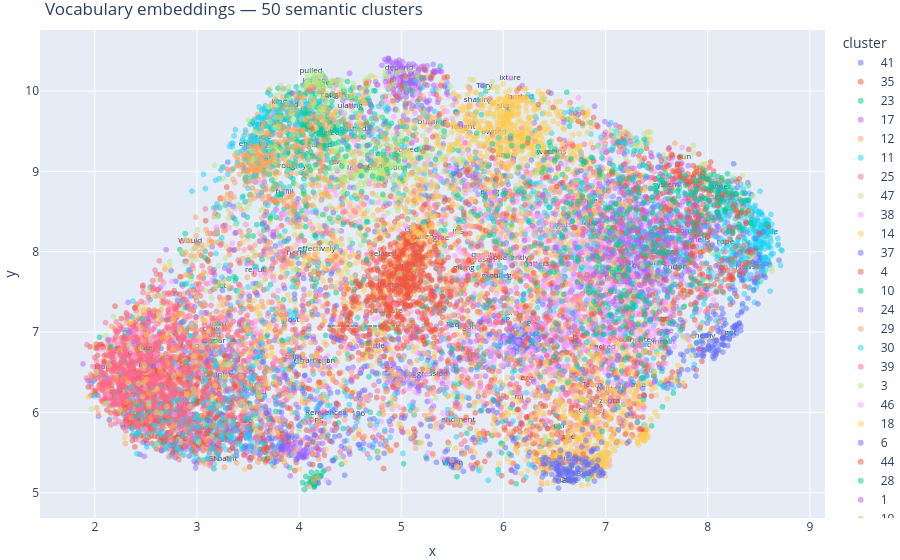

Write notebook code for a chart like this one.
### Code cell
import numpy as np
import pandas as pd
import plotly.graph_objects as go
import plotly.express as px
from sklearn.preprocessing import normalize
from sklearn.decomposition import PCA
from sklearn.cluster import MiniBatchKMeans
from tokenizers import Tokenizer
import umap

from NoTorchAI.Stats.PCA import PCA as MyPCA

# ── 1. Load data ──────────────────────────────────────────────────────────────
embeddings = MyPCA.load_example_embeddings()

tokenizer  = Tokenizer.from_file("env/tokenizer.json")
vocab      = tokenizer.get_vocab()
words      = [w for w, _ in sorted(vocab.items(), key=lambda x: x[1])]
display_words = [w.replace('Ġ', ' ').strip() for w in words]

assert len(words) == len(embeddings), \
    f"Vocab size {len(words)} != embeddings rows {len(embeddings)}"

# ── 2. Normalize ──────────────────────────────────────────────────────────────
normed = normalize(embeddings, norm='l2')

# ── 3. Cluster in high-dim space ──────────────────────────────────────────────
kmeans     = MiniBatchKMeans(n_clusters=70, random_state=42, n_init='auto')
cluster_ids = kmeans.fit_predict(normed)

# ── 4. PCA → UMAP for visualization ──────────────────────────────────────────
pre     = PCA(n_components=100).fit_transform(normed)
reduced = umap.UMAP(
    n_components=2,
    n_neighbors=30,
    min_dist=0.05,
    metric='cosine',
    random_state=42,
    low_memory=True
).fit_transform(pre)

# ── 5. Build dataframe ────────────────────────────────────────────────────────
df = pd.DataFrame({
    'x':       reduced[:, 0],
    'y':       reduced[:, 1],
    'token':   display_words,
    'raw':     words,
    'cluster': cluster_ids.astype(str)
})

# 3 representative labels per cluster
sample = (
    df.groupby('cluster')
      .apply(lambda g: g.sample(min(3, len(g)), random_state=42))
      .reset_index(drop=True)
)

# ── 6. Plot ───────────────────────────────────────────────────────────────────
fig = px.scatter(
    df, x='x', y='y',
    color='cluster',
    hover_data={'token': True, 'cluster': True, 'x': False, 'y': False},
    opacity=0.5,
)

fig.add_trace(go.Scatter(
    x=sample['x'],
    y=sample['y'],
    mode='text',
    text=sample['token'],
    textfont=dict(size=8),
    showlegend=False,
))

fig.update_layout(
    margin=dict(l=0, r=0, t=30, b=0),
    title='Vocabulary embeddings — 50 semantic clusters'
)
fig.show()

### Figure 1 — Plotly figure (JSON) as saved in the notebook; plotly's stock layout.template omitted (floating-point values rounded to 4 significant figures; data arrays with more than 128 entries replaced by an {"elided": "..."} marker saying what was removed)
{"data": [{"customdata": {"elided": "482x2 str values"}, "hovertemplate": "cluster=%{customdata[1]}<br>token=%{customdata[0]}<extra></extra>", "legendgroup": "41", "marker": {"color": "#636efa", "opacity": 0.5, "symbol": "circle"}, "mode": "markers", "name": "41", "showlegend": true, "type": "scattergl", "x": {"elided": "482 float values"}, "xaxis": "x", "y": {"elided": "482 float values"}, "yaxis": "y"}, {"customdata": {"elided": "589x2 str values"}, "hovertemplate": "cluster=%{customdata[1]}<br>token=%{customdata[0]}<extra></extra>", "legendgroup": "35", "marker": {"color": "#EF553B", "opacity": 0.5, "symbol": "circle"}, "mode": "markers", "name": "35", "showlegend": true, "type": "scattergl", "x": {"elided": "589 float values"}, "xaxis": "x", "y": {"elided": "589 float values"}, "yaxis": "y"}, {"customdata": {"elided": "180x2 str values"}, "hovertemplate": "cluster=%{customdata[1]}<br>token=%{customdata[0]}<extra></extra>", "legendgroup": "23", "marker": {"color": "#00cc96", "opacity": 0.5, "symbol": "circle"}, "mode": "markers", "name": "23", "showlegend": true, "type": "scattergl", "x": {"elided": "180 float values"}, "xaxis": "x", "y": {"elided": "180 float values"}, "yaxis": "y"}, {"customdata": {"elided": "343x2 str values"}, "hovertemplate": "cluster=%{customdata[1]}<br>token=%{customdata[0]}<extra></extra>", "legendgroup": "17", "marker": {"color": "#ab63fa", "opacity": 0.5, "symbol": "circle"}, "mode": "markers", "name": "17", "showlegend": true, "type": "scattergl", "x": {"elided": "343 float values"}, "xaxis": "x", "y": {"elided": "343 float values"}, "yaxis": "y"}, {"customdata": {"elided": "94x2 str values"}, "hovertemplate": "cluster=%{customdata[1]}<br>token=%{customdata[0]}<extra></extra>", "legendgroup": "12", "marker": {"color": "#FFA15A", "opacity": 0.5, "symbol": "circle"}, "mode": "markers", "name": "12", "showlegend": true, "type": "scattergl", "x": [4.0, 2.574, 2.37, 3.835, 4.192, 3.965, 3.316, 3.857, 2.196, 3.537, 2.854, 3.966, 3.566, 2.086, 3.807, 3.872, 2.23, 3.752, 3.258, 2.135, 2.32, 3.445, 2.79, 3.659, 3.074, 3.465, 2.932, 2.831, 3.865, 2.517, 3.593, 3.039, 2.339, 4.78, 6.386, 2.172, 3.27, 2.797, 2.747, 3.502, 3.138, 3.813, 3.157, 3.674, 2.857, 3.432, 2.579, 2.404, 2.593, 2.299, 2.787, 2.364, 3.016, 2.649, 3.726, 4.193, 2.894, 2.435, 3.861, 2.739, 2.155, 3.218, 2.849, 3.529, 3.786, 5.99, 2.839, 2.695, 2.984, 2.163, 3.365, 2.807, 2.496, 2.988, 3.157, 3.373, 3.558, 3.709, 2.256, 2.26, 2.964, 3.497, 4.446, 4.623, 2.802, 3.321, 3.793, 2.877, 4.362, 4.022, 2.551, 3.93, 4.825, 2.636], "xaxis": "x", "y": [5.666, 6.19, 6.204, 6.836, 5.419, 5.542, 7.965, 5.375, 7.051, 8.022, 5.685, 5.375, 8.081, 6.489, 5.438, 5.481, 6.234, 5.327, 7.34, 6.365, 6.49, 7.913, 6.007, 5.983, 6.956, 6.286, 5.848, 6.233, 7.229, 6.45, 6.397, 6.421, 6.611, 8.25, 7.878, 6.384, 6.26, 7.006, 7.153, 6.777, 7.044, 5.891, 5.582, 5.375, 6.702, 7.343, 7.184, 6.028, 5.921, 6.404, 5.803, 6.969, 7.501, 7.276, 5.833, 5.891, 7.715, 7.043, 6.669, 7.474, 6.849, 6.801, 7.69, 5.536, 5.773, 7.533, 7.022, 6.314, 7.128, 7.071, 6.535, 7.326, 7.082, 6.796, 7.143, 5.542, 5.687, 5.914, 6.801, 6.622, 5.641, 7.065, 5.91, 6.077, 7.28, 7.036, 5.78, 7.344, 6.983, 6.363, 5.796, 5.997, 5.98, 7.233], "yaxis": "y"}, {"customdata": {"elided": "528x2 str values"}, "hovertemplate": "cluster=%{customdata[1]}<br>token=%{customdata[0]}<extra></extra>", "legendgroup": "11", "marker": {"color": "#19d3f3", "opacity": 0.5, "symbol": "circle"}, "mode": "markers", "name": "11", "showlegend": true, "type": "scattergl", "x": {"elided": "528 float values"}, "xaxis": "x", "y": {"elided": "528 float values"}, "yaxis": "y"}, {"customdata": {"elided": "424x2 str values"}, "hovertemplate": "cluster=%{customdata[1]}<br>token=%{customdata[0]}<extra></extra>", "legendgroup": "25", "marker": {"color": "#FF6692", "opacity": 0.5, "symbol": "circle"}, "mode": "markers", "name": "25", "showlegend": true, "type": "scattergl", "x": {"elided": "424 float values"}, "xaxis": "x", "y": {"elided": "424 float values"}, "yaxis": "y"}, {"customdata": {"elided": "508x2 str values"}, "hovertemplate": "cluster=%{customdata[1]}<br>token=%{customdata[0]}<extra></extra>", "legendgroup": "47", "marker": {"color": "#B6E880", "opacity": 0.5, "symbol": "circle"}, "mode": "markers", "name": "47", "showlegend": true, "type": "scattergl", "x": {"elided": "508 float values"}, "xaxis": "x", "y": {"elided": "508 float values"}, "yaxis": "y"}, {"customdata": {"elided": "807x2 str values"}, "hovertemplate": "cluster=%{customdata[1]}<br>token=%{customdata[0]}<extra></extra>", "legendgroup": "38", "marker": {"color": "#FF97FF", "opacity": 0.5, "symbol": "circle"}, "mode": "markers", "name": "38", "showlegend": true, "type": "scattergl", "x": {"elided": "807 float values"}, "xaxis": "x", "y": {"elided": "807 float values"}, "yaxis": "y"}, {"customdata": {"elided": "484x2 str values"}, "hovertemplate": "cluster=%{customdata[1]}<br>token=%{customdata[0]}<extra></extra>", "legendgroup": "14", "marker": {"color": "#FECB52", "opacity": 0.5, "symbol": "circle"}, "mode": "markers", "name": "14", "showlegend": true, "type": "scattergl", "x": {"elided": "484 float values"}, "xaxis": "x", "y": {"elided": "484 float values"}, "yaxis": "y"}, {"customdata": {"elided": "498x2 str values"}, "hovertemplate": "cluster=%{customdata[1]}<br>token=%{customdata[0]}<extra></extra>", "legendgroup": "37", "marker": {"color": "#636efa", "opacity": 0.5, "symbol": "circle"}, "mode": "markers", "name": "37", "showlegend": true, "type": "scattergl", "x": {"elided": "498 float values"}, "xaxis": "x", "y": {"elided": "498 float values"}, "yaxis": "y"}, {"customdata": {"elided": "912x2 str values"}, "hovertemplate": "cluster=%{customdata[1]}<br>token=%{customdata[0]}<extra></extra>", "legendgroup": "4", "marker": {"color": "#EF553B", "opacity": 0.5, "symbol": "circle"}, "mode": "markers", "name": "4", "showlegend": true, "type": "scattergl", "x": {"elided": "912 float values"}, "xaxis": "x", "y": {"elided": "912 float values"}, "yaxis": "y"}, {"customdata": {"elided": "189x2 str values"}, "hovertemplate": "cluster=%{customdata[1]}<br>token=%{customdata[0]}<extra></extra>", "legendgroup": "10", "marker": {"color": "#00cc96", "opacity": 0.5, "symbol": "circle"}, "mode": "markers", "name": "10", "showlegend": true, "type": "scattergl", "x": {"elided": "189 float values"}, "xaxis": "x", "y": {"elided": "189 float values"}, "yaxis": "y"}, {"customdata": {"elided": "67x2 str values"}, "hovertemplate": "cluster=%{customdata[1]}<br>token=%{customdata[0]}<extra></extra>", "legendgroup": "24", "marker": {"color": "#ab63fa", "opacity": 0.5, "symbol": "circle"}, "mode": "markers", "name": "24", "showlegend": true, "type": "scattergl", "x": [4.187, 3.432, 3.578, 2.627, 2.838, 4.234, 3.98, 3.274, 3.551, 3.417, 2.848, 2.622, 2.036, 2.25, 4.515, 2.993, 3.176, 2.784, 3.998, 5.12, 3.656, 3.416, 2.435, 2.899, 3.597, 2.974, 2.24, 3.649, 2.854, 4.521, 2.359, 2.907, 3.331, 2.822, 2.433, 4.237, 2.062, 3.576, 2.967, 2.423, 3.287, 2.834, 2.787, 3.302, 2.225, 2.772, 4.366, 3.154, 3.487, 2.946, 3.141, 4.325, 2.11, 3.496, 3.368, 2.616, 2.729, 2.89, 3.224, 3.371, 3.849, 2.956, 4.69, 4.793, 2.642, 2.4, 2.768], "xaxis": "x", "y": [5.121, 6.088, 7.603, 6.607, 6.083, 6.481, 8.61, 6.183, 6.029, 7.089, 6.072, 6.618, 5.952, 6.505, 6.382, 6.216, 6.462, 5.614, 6.944, 8.332, 5.669, 5.639, 6.33, 6.106, 6.204, 5.797, 6.293, 6.633, 5.733, 7.431, 6.69, 7.315, 6.702, 6.908, 6.187, 5.53, 6.561, 5.674, 5.967, 6.873, 5.819, 6.111, 5.988, 7.213, 7.0, 6.998, 5.804, 5.652, 5.505, 7.107, 6.271, 5.78, 6.109, 6.223, 5.767, 5.969, 7.162, 5.538, 6.761, 6.559, 6.094, 6.643, 6.789, 5.606, 7.555, 5.669, 7.03], "yaxis": "y"}, {"customdata": {"elided": "483x2 str values"}, "hovertemplate": "cluster=%{customdata[1]}<br>token=%{customdata[0]}<extra></extra>", "legendgroup": "29", "marker": {"color": "#FFA15A", "opacity": 0.5, "symbol": "circle"}, "mode": "markers", "name": "29", "showlegend": true, "type": "scattergl", "x": {"elided": "483 float values"}, "xaxis": "x", "y": {"elided": "483 float values"}, "yaxis": "y"}, {"customdata": {"elided": "391x2 str values"}, "hovertemplate": "cluster=%{customdata[1]}<br>token=%{customdata[0]}<extra></extra>", "legendgroup": "30", "marker": {"color": "#19d3f3", "opacity": 0.5, "symbol": "circle"}, "mode": "markers", "name": "30", "showlegend": true, "type": "scattergl", "x": {"elided": "391 float values"}, "xaxis": "x", "y": {"elided": "391 float values"}, "yaxis": "y"}, {"customdata": {"elided": "707x2 str values"}, "hovertemplate": "cluster=%{customdata[1]}<br>token=%{customdata[0]}<extra></extra>", "legendgroup": "39", "marker": {"color": "#FF6692", "opacity": 0.5, "symbol": "circle"}, "mode": "markers", "name": "39", "showlegend": true, "type": "scattergl", "x": {"elided": "707 float values"}, "xaxis": "x", "y": {"elided": "707 float values"}, "yaxis": "y"}, {"customdata": [["X", "3"], ["pp", "3"], ["ele", "3"], ["30", "3"], ["phen", "3"], ["Organ", "3"], ["py", "3"], ["wig", "3"]], "hovertemplate": "cluster=%{customdata[1]}<br>token=%{customdata[0]}<extra></extra>", "legendgroup": "3", "marker": {"color": "#B6E880", "opacity": 0.5, "symbol": "circle"}, "mode": "markers", "name": "3", "showlegend": true, "type": "scattergl", "x": [3.433, 2.977, 2.335, 4.895, 2.771, 4.242, 2.648, 2.451], "xaxis": "x", "y": [6.555, 6.83, 6.821, 6.425, 6.447, 6.646, 5.988, 7.055], "yaxis": "y"}, {"customdata": {"elided": "373x2 str values"}, "hovertemplate": "cluster=%{customdata[1]}<br>token=%{customdata[0]}<extra></extra>", "legendgroup": "46", "marker": {"color": "#FF97FF", "opacity": 0.5, "symbol": "circle"}, "mode": "markers", "name": "46", "showlegend": true, "type": "scattergl", "x": {"elided": "373 float values"}, "xaxis": "x", "y": {"elided": "373 float values"}, "yaxis": "y"}, {"customdata": {"elided": "332x2 str values"}, "hovertemplate": "cluster=%{customdata[1]}<br>token=%{customdata[0]}<extra></extra>", "legendgroup": "18", "marker": {"color": "#FECB52", "opacity": 0.5, "symbol": "circle"}, "mode": "markers", "name": "18", "showlegend": true, "type": "scattergl", "x": {"elided": "332 float values"}, "xaxis": "x", "y": {"elided": "332 float values"}, "yaxis": "y"}, {"customdata": {"elided": "74x2 str values"}, "hovertemplate": "cluster=%{customdata[1]}<br>token=%{customdata[0]}<extra></extra>", "legendgroup": "6", "marker": {"color": "#636efa", "opacity": 0.5, "symbol": "circle"}, "mode": "markers", "name": "6", "showlegend": true, "type": "scattergl", "x": [6.691, 3.79, 5.002, 5.395, 6.638, 5.028, 3.516, 3.106, 7.778, 6.297, 3.987, 7.059, 4.094, 4.598, 8.079, 3.686, 3.685, 8.388, 7.68, 5.746, 7.105, 8.218, 6.076, 7.044, 7.264, 7.158, 7.405, 5.131, 6.021, 6.547, 7.981, 6.765, 7.707, 7.646, 3.893, 3.749, 3.952, 3.75, 7.434, 4.605, 5.555, 7.33, 6.841, 5.402, 5.592, 7.104, 6.36, 6.572, 6.983, 7.103, 7.135, 6.182, 7.289, 5.698, 6.537, 7.609, 7.022, 4.364, 7.306, 4.732, 5.545, 7.27, 6.311, 6.883, 7.535, 3.314, 7.333, 5.903, 7.645, 6.568, 5.993, 7.866, 2.995, 6.711], "xaxis": "x", "y": [5.965, 6.523, 5.933, 5.823, 5.69, 5.93, 6.549, 5.904, 7.903, 6.379, 5.932, 7.197, 7.83, 6.487, 7.824, 5.992, 5.763, 8.248, 7.804, 6.958, 6.43, 7.537, 5.466, 8.234, 7.046, 8.777, 6.455, 6.529, 7.957, 6.663, 7.532, 7.599, 8.845, 6.352, 9.546, 9.599, 6.31, 7.146, 7.158, 6.88, 8.398, 7.444, 8.324, 6.507, 5.487, 7.719, 8.274, 7.949, 6.974, 5.625, 8.521, 6.853, 8.059, 5.308, 6.576, 6.729, 6.461, 7.33, 7.718, 5.92, 6.116, 8.881, 6.214, 8.348, 8.072, 8.591, 9.066, 7.201, 7.563, 8.859, 7.122, 6.984, 5.368, 6.416], "yaxis": "y"}, {"customdata": {"elided": "115x2 str values"}, "hovertemplate": "cluster=%{customdata[1]}<br>token=%{customdata[0]}<extra></extra>", "legendgroup": "44", "marker": {"color": "#EF553B", "opacity": 0.5, "symbol": "circle"}, "mode": "markers", "name": "44", "showlegend": true, "type": "scattergl", "x": [5.87, 3.424, 4.597, 4.079, 6.707, 5.336, 5.463, 4.305, 5.977, 4.554, 5.857, 5.369, 4.478, 4.108, 4.277, 7.232, 2.417, 5.626, 6.913, 6.864, 5.54, 6.994, 3.127, 2.149, 5.388, 7.217, 4.839, 6.125, 4.936, 6.723, 5.854, 3.686, 6.127, 6.449, 8.222, 5.959, 3.068, 5.092, 4.196, 5.222, 3.615, 6.329, 4.862, 3.017, 5.298, 5.657, 6.166, 4.503, 4.835, 6.174, 4.21, 6.177, 3.679, 4.133, 3.106, 7.592, 4.364, 6.268, 8.53, 6.493, 4.529, 6.067, 4.733, 5.22, 6.201, 5.228, 5.922, 3.652, 2.676, 5.953, 4.237, 7.351, 5.67, 4.872, 5.052, 5.378, 5.476, 7.303, 5.415, 5.937, 3.001, 3.166, 5.549, 5.847, 6.462, 3.312, 3.037, 6.518, 4.051, 3.355, 7.098, 6.705, 3.662, 4.514, 6.822, 6.096, 4.348, 5.573, 6.697, 6.895, 4.576, 5.134, 6.687, 5.007, 5.478, 8.011, 6.525, 5.076, 6.856, 6.137, 4.19, 5.954, 5.556, 6.208, 6.298], "xaxis": "x", "y": [6.312, 5.673, 9.065, 5.602, 6.935, 7.029, 8.644, 7.646, 7.12, 7.608, 6.529, 6.775, 7.535, 7.898, 7.886, 6.665, 6.774, 6.991, 6.728, 7.225, 7.339, 6.665, 6.482, 6.802, 7.35, 6.705, 6.912, 7.235, 5.953, 7.013, 6.02, 5.564, 6.987, 7.145, 7.344, 7.002, 6.303, 7.042, 8.108, 6.89, 6.249, 7.621, 6.557, 7.595, 7.012, 7.7, 7.657, 5.773, 8.351, 6.15, 9.006, 5.872, 8.497, 5.35, 5.741, 6.391, 5.954, 7.458, 7.767, 6.05, 7.317, 6.351, 7.401, 8.085, 6.83, 6.847, 7.124, 7.526, 5.634, 7.206, 9.059, 6.613, 6.67, 7.23, 6.877, 7.356, 7.342, 6.48, 8.137, 7.946, 6.358, 5.423, 6.794, 7.398, 6.899, 7.241, 6.679, 6.731, 8.138, 7.132, 7.119, 6.807, 5.507, 8.336, 5.886, 8.201, 5.857, 5.84, 6.978, 6.036, 7.436, 5.758, 8.567, 5.97, 7.434, 7.684, 5.788, 7.072, 8.393, 6.641, 6.376, 6.167, 6.84, 6.87, 7.24], "yaxis": "y"}, {"customdata": [["o", "28"], ["ity", "28"], ["ull", "28"], ["hand", "28"], ["Part", "28"], ["venue", "28"], ["ker", "28"], ["dirt", "28"], ["motion", "28"], ["lligence", "28"], ["ping", "28"], ["amac", "28"], ["autonom", "28"], ["Michel", "28"], ["executives", "28"], ["arma", "28"], ["mandate", "28"], ["dispar", "28"], ["Hide", "28"], ["Merkel", "28"]], "hovertemplate": "cluster=%{customdata[1]}<br>token=%{customdata[0]}<extra></extra>", "legendgroup": "28", "marker": {"color": "#00cc96", "opacity": 0.5, "symbol": "circle"}, "mode": "markers", "name": "28", "showlegend": true, "type": "scattergl", "x": [7.079, 6.306, 5.982, 6.632, 3.08, 7.994, 6.965, 7.922, 7.756, 5.558, 5.659, 2.882, 2.855, 3.703, 5.578, 6.022, 7.7, 3.165, 6.65, 5.998], "xaxis": "x", "y": [6.062, 8.079, 5.497, 9.648, 6.519, 7.184, 6.593, 9.049, 7.955, 9.263, 6.972, 7.597, 7.976, 5.917, 7.479, 9.198, 7.986, 6.887, 5.318, 7.998], "yaxis": "y"}, {"customdata": {"elided": "633x2 str values"}, "hovertemplate": "cluster=%{customdata[1]}<br>token=%{customdata[0]}<extra></extra>", "legendgroup": "1", "marker": {"color": "#ab63fa", "opacity": 0.5, "symbol": "circle"}, "mode": "markers", "name": "1", "showlegend": true, "type": "scattergl", "x": {"elided": "633 float values"}, "xaxis": "x", "y": {"elided": "633 float values"}, "yaxis": "y"}, {"customdata": {"elided": "324x2 str values"}, "hovertemplate": "cluster=%{customdata[1]}<br>token=%{customdata[0]}<extra></extra>", "legendgroup": "19", "marker": {"color": "#FFA15A", "opacity": 0.5, "symbol": "circle"}, "mode": "markers", "name": "19", "showlegend": true, "type": "scattergl", "x": {"elided": "324 float values"}, "xaxis": "x", "y": {"elided": "324 float values"}, "yaxis": "y"}, {"customdata": {"elided": "469x2 str values"}, "hovertemplate": "cluster=%{customdata[1]}<br>token=%{customdata[0]}<extra></extra>", "legendgroup": "31", "marker": {"color": "#19d3f3", "opacity": 0.5, "symbol": "circle"}, "mode": "markers", "name": "31", "showlegend": true, "type": "scattergl", "x": {"elided": "469 float values"}, "xaxis": "x", "y": {"elided": "469 float values"}, "yaxis": "y"}, {"customdata": {"elided": "329x2 str values"}, "hovertemplate": "cluster=%{customdata[1]}<br>token=%{customdata[0]}<extra></extra>", "legendgroup": "49", "marker": {"color": "#FF6692", "opacity": 0.5, "symbol": "circle"}, "mode": "markers", "name": "49", "showlegend": true, "type": "scattergl", "x": {"elided": "329 float values"}, "xaxis": "x", "y": {"elided": "329 float values"}, "yaxis": "y"}, {"customdata": {"elided": "80x2 str values"}, "hovertemplate": "cluster=%{customdata[1]}<br>token=%{customdata[0]}<extra></extra>", "legendgroup": "32", "marker": {"color": "#B6E880", "opacity": 0.5, "symbol": "circle"}, "mode": "markers", "name": "32", "showlegend": true, "type": "scattergl", "x": [3.999, 4.396, 5.552, 5.128, 7.48, 5.478, 2.43, 3.857, 3.294, 5.507, 5.128, 3.255, 6.019, 4.231, 2.94, 6.807, 5.122, 2.931, 5.937, 2.964, 5.25, 5.234, 3.995, 4.945, 4.618, 5.466, 6.772, 4.873, 8.097, 6.141, 2.484, 5.044, 6.335, 4.243, 2.548, 5.689, 2.182, 4.873, 5.508, 3.574, 8.037, 2.604, 7.82, 3.064, 7.477, 4.188, 5.698, 3.536, 2.734, 6.168, 4.635, 2.336, 5.299, 6.117, 2.527, 7.767, 5.054, 5.891, 5.598, 5.995, 3.585, 4.615, 3.017, 5.087, 4.499, 7.196, 4.917, 3.573, 4.764, 8.449, 7.353, 1.967, 5.928, 2.139, 4.677, 6.335, 3.605, 3.615, 6.013, 8.134], "xaxis": "x", "y": [5.775, 5.441, 8.887, 7.526, 7.888, 10.06, 6.36, 7.037, 6.594, 9.613, 10.01, 6.446, 9.908, 5.698, 7.642, 8.762, 5.977, 6.078, 9.994, 6.289, 9.741, 9.098, 6.632, 9.253, 9.122, 5.585, 9.795, 9.563, 7.995, 7.84, 6.589, 10.13, 8.731, 6.381, 6.891, 7.658, 7.193, 9.02, 6.215, 6.625, 7.986, 5.599, 7.862, 7.357, 6.513, 8.447, 8.867, 6.077, 6.992, 5.691, 9.646, 6.854, 10.15, 7.617, 6.118, 7.318, 10.17, 10.12, 5.855, 8.849, 5.766, 8.196, 5.633, 9.839, 8.149, 9.175, 10.15, 5.923, 10.09, 7.929, 6.717, 6.04, 8.739, 6.586, 9.977, 6.066, 6.26, 7.195, 9.849, 8.915], "yaxis": "y"}, {"customdata": {"elided": "139x2 str values"}, "hovertemplate": "cluster=%{customdata[1]}<br>token=%{customdata[0]}<extra></extra>", "legendgroup": "22", "marker": {"color": "#FF97FF", "opacity": 0.5, "symbol": "circle"}, "mode": "markers", "name": "22", "showlegend": true, "type": "scattergl", "x": {"elided": "139 float values"}, "xaxis": "x", "y": {"elided": "139 float values"}, "yaxis": "y"}, {"customdata": {"elided": "640x2 str values"}, "hovertemplate": "cluster=%{customdata[1]}<br>token=%{customdata[0]}<extra></extra>", "legendgroup": "7", "marker": {"color": "#FECB52", "opacity": 0.5, "symbol": "circle"}, "mode": "markers", "name": "7", "showlegend": true, "type": "scattergl", "x": {"elided": "640 float values"}, "xaxis": "x", "y": {"elided": "640 float values"}, "yaxis": "y"}, {"customdata": {"elided": "239x2 str values"}, "hovertemplate": "cluster=%{customdata[1]}<br>token=%{customdata[0]}<extra></extra>", "legendgroup": "21", "marker": {"color": "#636efa", "opacity": 0.5, "symbol": "circle"}, "mode": "markers", "name": "21", "showlegend": true, "type": "scattergl", "x": {"elided": "239 float values"}, "xaxis": "x", "y": {"elided": "239 float values"}, "yaxis": "y"}, {"customdata": {"elided": "657x2 str values"}, "hovertemplate": "cluster=%{customdata[1]}<br>token=%{customdata[0]}<extra></extra>", "legendgroup": "0", "marker": {"color": "#EF553B", "opacity": 0.5, "symbol": "circle"}, "mode": "markers", "name": "0", "showlegend": true, "type": "scattergl", "x": {"elided": "657 float values"}, "xaxis": "x", "y": {"elided": "657 float values"}, "yaxis": "y"}, {"customdata": {"elided": "519x2 str values"}, "hovertemplate": "cluster=%{customdata[1]}<br>token=%{customdata[0]}<extra></extra>", "legendgroup": "48", "marker": {"color": "#00cc96", "opacity": 0.5, "symbol": "circle"}, "mode": "markers", "name": "48", "showlegend": true, "type": "scattergl", "x": {"elided": "519 float values"}, "xaxis": "x", "y": {"elided": "519 float values"}, "yaxis": "y"}, {"customdata": {"elided": "282x2 str values"}, "hovertemplate": "cluster=%{customdata[1]}<br>token=%{customdata[0]}<extra></extra>", "legendgroup": "2", "marker": {"color": "#ab63fa", "opacity": 0.5, "symbol": "circle"}, "mode": "markers", "name": "2", "showlegend": true, "type": "scattergl", "x": {"elided": "282 float values"}, "xaxis": "x", "y": {"elided": "282 float values"}, "yaxis": "y"}, {"customdata": {"elided": "351x2 str values"}, "hovertemplate": "cluster=%{customdata[1]}<br>token=%{customdata[0]}<extra></extra>", "legendgroup": "8", "marker": {"color": "#FFA15A", "opacity": 0.5, "symbol": "circle"}, "mode": "markers", "name": "8", "showlegend": true, "type": "scattergl", "x": {"elided": "351 float values"}, "xaxis": "x", "y": {"elided": "351 float values"}, "yaxis": "y"}, {"customdata": {"elided": "243x2 str values"}, "hovertemplate": "cluster=%{customdata[1]}<br>token=%{customdata[0]}<extra></extra>", "legendgroup": "16", "marker": {"color": "#19d3f3", "opacity": 0.5, "symbol": "circle"}, "mode": "markers", "name": "16", "showlegend": true, "type": "scattergl", "x": {"elided": "243 float values"}, "xaxis": "x", "y": {"elided": "243 float values"}, "yaxis": "y"}, {"customdata": {"elided": "136x2 str values"}, "hovertemplate": "cluster=%{customdata[1]}<br>token=%{customdata[0]}<extra></extra>", "legendgroup": "9", "marker": {"color": "#FF6692", "opacity": 0.5, "symbol": "circle"}, "mode": "markers", "name": "9", "showlegend": true, "type": "scattergl", "x": {"elided": "136 float values"}, "xaxis": "x", "y": {"elided": "136 float values"}, "yaxis": "y"}, {"customdata": {"elided": "307x2 str values"}, "hovertemplate": "cluster=%{customdata[1]}<br>token=%{customdata[0]}<extra></extra>", "legendgroup": "13", "marker": {"color": "#B6E880", "opacity": 0.5, "symbol": "circle"}, "mode": "markers", "name": "13", "showlegend": true, "type": "scattergl", "x": {"elided": "307 float values"}, "xaxis": "x", "y": {"elided": "307 float values"}, "yaxis": "y"}, {"customdata": {"elided": "97x2 str values"}, "hovertemplate": "cluster=%{customdata[1]}<br>token=%{customdata[0]}<extra></extra>", "legendgroup": "27", "marker": {"color": "#FF97FF", "opacity": 0.5, "symbol": "circle"}, "mode": "markers", "name": "27", "showlegend": true, "type": "scattergl", "x": [2.379, 5.452, 3.186, 5.151, 6.624, 5.393, 3.625, 3.83, 5.322, 6.897, 4.853, 6.925, 3.84, 2.975, 4.173, 6.483, 3.999, 6.988, 6.124, 5.287, 5.246, 3.851, 4.882, 6.506, 6.279, 6.163, 3.746, 4.179, 3.774, 6.952, 6.726, 8.427, 4.44, 3.466, 6.684, 7.758, 2.776, 5.427, 3.57, 5.177, 6.312, 3.819, 7.211, 6.617, 3.576, 4.177, 8.467, 3.794, 3.779, 7.03, 6.943, 4.943, 6.591, 3.716, 5.893, 3.865, 4.244, 7.267, 7.365, 4.846, 4.513, 7.762, 6.064, 6.657, 7.762, 4.227, 7.069, 2.596, 6.471, 4.476, 6.263, 6.957, 5.513, 5.242, 4.97, 5.797, 5.235, 5.672, 7.656, 5.436, 3.603, 5.059, 6.073, 5.647, 3.055, 5.967, 7.015, 6.326, 5.444, 7.408, 5.084, 7.669, 5.866, 5.261, 3.9, 5.961, 7.388], "xaxis": "x", "y": [6.696, 10.1, 6.742, 9.959, 7.201, 5.879, 7.711, 8.462, 8.572, 7.473, 10.06, 9.551, 7.829, 6.881, 7.861, 6.466, 8.554, 9.287, 8.027, 9.97, 9.393, 8.468, 7.408, 6.093, 6.228, 9.034, 9.73, 6.185, 9.465, 9.359, 7.571, 7.698, 9.71, 8.026, 8.597, 6.957, 5.976, 8.423, 7.137, 10.11, 7.851, 6.57, 7.41, 6.218, 6.747, 9.215, 7.927, 8.299, 8.52, 6.61, 5.87, 8.608, 7.885, 8.001, 6.053, 8.466, 6.325, 7.701, 7.844, 9.903, 8.016, 8.892, 10.16, 8.389, 7.611, 6.029, 9.373, 6.726, 8.668, 6.782, 9.403, 8.496, 9.829, 6.381, 10.13, 8.428, 9.607, 10.02, 7.664, 7.067, 6.984, 6.937, 7.507, 8.833, 7.236, 8.206, 8.69, 6.359, 9.749, 7.34, 6.298, 8.259, 6.251, 6.477, 8.371, 8.031, 8.317], "yaxis": "y"}, {"customdata": {"elided": "693x2 str values"}, "hovertemplate": "cluster=%{customdata[1]}<br>token=%{customdata[0]}<extra></extra>", "legendgroup": "43", "marker": {"color": "#FECB52", "opacity": 0.5, "symbol": "circle"}, "mode": "markers", "name": "43", "showlegend": true, "type": "scattergl", "x": {"elided": "693 float values"}, "xaxis": "x", "y": {"elided": "693 float values"}, "yaxis": "y"}, {"customdata": {"elided": "172x2 str values"}, "hovertemplate": "cluster=%{customdata[1]}<br>token=%{customdata[0]}<extra></extra>", "legendgroup": "26", "marker": {"color": "#636efa", "opacity": 0.5, "symbol": "circle"}, "mode": "markers", "name": "26", "showlegend": true, "type": "scattergl", "x": {"elided": "172 float values"}, "xaxis": "x", "y": {"elided": "172 float values"}, "yaxis": "y"}, {"customdata": {"elided": "443x2 str values"}, "hovertemplate": "cluster=%{customdata[1]}<br>token=%{customdata[0]}<extra></extra>", "legendgroup": "20", "marker": {"color": "#EF553B", "opacity": 0.5, "symbol": "circle"}, "mode": "markers", "name": "20", "showlegend": true, "type": "scattergl", "x": {"elided": "443 float values"}, "xaxis": "x", "y": {"elided": "443 float values"}, "yaxis": "y"}, {"customdata": {"elided": "458x2 str values"}, "hovertemplate": "cluster=%{customdata[1]}<br>token=%{customdata[0]}<extra></extra>", "legendgroup": "5", "marker": {"color": "#00cc96", "opacity": 0.5, "symbol": "circle"}, "mode": "markers", "name": "5", "showlegend": true, "type": "scattergl", "x": {"elided": "458 float values"}, "xaxis": "x", "y": {"elided": "458 float values"}, "yaxis": "y"}, {"customdata": [["little", "34"], ["second", "34"], ["National", "34"], ["lt", "34"], ["shel", "34"], ["Federal", "34"], ["rational", "34"], ["mosquito", "34"], ["Ser", "34"], ["vo", "34"], ["Ban", "34"], ["zebra", "34"], ["twin", "34"], ["simultaneously", "34"], ["CB", "34"], ["Aw", "34"], ["Video", "34"], ["Cape", "34"], ["Broncos", "34"]], "hovertemplate": "cluster=%{customdata[1]}<br>token=%{customdata[0]}<extra></extra>", "legendgroup": "34", "marker": {"color": "#ab63fa", "opacity": 0.5, "symbol": "circle"}, "mode": "markers", "name": "34", "showlegend": true, "type": "scattergl", "x": [4.758, 4.653, 4.971, 3.385, 3.09, 5.572, 3.974, 7.993, 3.284, 6.785, 2.798, 7.04, 4.587, 6.634, 3.613, 2.33, 4.323, 5.015, 5.27], "xaxis": "x", "y": [6.827, 7.181, 6.926, 6.641, 6.62, 7.086, 6.969, 6.793, 6.269, 6.054, 5.645, 6.139, 6.897, 7.851, 5.473, 6.019, 5.632, 5.75, 9.295], "yaxis": "y"}, {"customdata": {"elided": "102x2 str values"}, "hovertemplate": "cluster=%{customdata[1]}<br>token=%{customdata[0]}<extra></extra>", "legendgroup": "15", "marker": {"color": "#FFA15A", "opacity": 0.5, "symbol": "circle"}, "mode": "markers", "name": "15", "showlegend": true, "type": "scattergl", "x": [4.019, 4.242, 3.967, 3.953, 3.497, 3.943, 3.437, 4.221, 4.41, 4.475, 4.131, 4.501, 4.538, 3.645, 3.535, 3.474, 4.146, 3.468, 3.445, 3.332, 3.919, 3.022, 3.649, 3.939, 3.843, 3.388, 3.965, 3.878, 4.083, 3.494, 4.336, 4.394, 4.255, 4.237, 4.028, 3.054, 4.125, 4.001, 4.899, 3.977, 4.222, 5.016, 3.968, 3.984, 5.51, 6.218, 3.858, 4.036, 3.677, 3.805, 3.599, 4.591, 4.101, 3.463, 3.9, 3.717, 4.987, 4.324, 5.295, 3.639, 4.191, 3.821, 3.932, 4.25, 3.981, 3.933, 4.218, 3.58, 3.965, 3.402, 5.049, 4.015, 4.264, 4.133, 4.193, 4.605, 3.77, 3.912, 3.5, 3.908, 5.025, 3.587, 4.538, 3.527, 4.274, 4.089, 4.437, 3.98, 3.464, 5.201, 4.269, 4.204, 3.714, 3.677, 3.657, 3.576, 4.76, 4.279, 4.161, 3.733, 4.105, 4.353], "xaxis": "x", "y": [9.167, 9.15, 9.339, 8.388, 9.182, 8.438, 9.213, 8.92, 9.621, 9.548, 9.163, 9.563, 9.126, 9.23, 9.315, 8.828, 10.05, 8.902, 9.089, 9.011, 9.752, 6.627, 9.338, 9.818, 9.351, 9.072, 9.274, 9.525, 9.321, 8.988, 9.955, 9.98, 8.741, 10.01, 9.916, 7.33, 10.05, 9.939, 10.06, 8.979, 9.666, 9.626, 7.686, 9.907, 7.562, 8.8, 9.828, 9.505, 9.203, 9.672, 9.304, 9.223, 9.573, 9.09, 9.291, 9.456, 8.588, 9.655, 9.555, 9.54, 9.203, 9.491, 9.071, 8.91, 9.324, 9.184, 9.387, 9.317, 9.945, 8.036, 10.04, 9.509, 9.557, 9.886, 8.953, 9.589, 8.823, 9.392, 9.206, 9.521, 9.592, 9.225, 9.06, 9.283, 8.71, 10.01, 9.65, 9.745, 9.007, 8.529, 9.405, 9.314, 9.673, 9.439, 9.601, 9.196, 9.349, 9.767, 8.865, 9.847, 9.816, 9.74], "yaxis": "y"}, {"customdata": [["ning", "40"], ["run", "40"], ["aring", "40"], ["stop", "40"], ["running", "40"], ["reet", "40"], ["dance", "40"], ["travel", "40"], ["ners", "40"], ["ocked", "40"], ["flying", "40"], ["aling", "40"], ["danced", "40"], ["singing", "40"], ["management", "40"], ["king", "40"], ["orable", "40"], ["congress", "40"], ["Stop", "40"], ["extended", "40"], ["ties", "40"], ["racing", "40"], ["assador", "40"], ["shaking", "40"], ["interaction", "40"], ["unite", "40"], ["count", "40"], ["syndrome", "40"], ["marching", "40"], ["observers", "40"]], "hovertemplate": "cluster=%{customdata[1]}<br>token=%{customdata[0]}<extra></extra>", "legendgroup": "40", "marker": {"color": "#19d3f3", "opacity": 0.5, "symbol": "circle"}, "mode": "markers", "name": "40", "showlegend": true, "type": "scattergl", "x": [6.085, 5.044, 4.13, 5.048, 5.138, 4.521, 5.954, 5.308, 7.273, 5.001, 5.101, 5.826, 5.21, 5.253, 6.293, 3.806, 3.966, 5.594, 5.371, 4.934, 7.651, 5.05, 4.909, 5.752, 6.495, 4.705, 3.537, 7.401, 5.203, 7.352], "xaxis": "x", "y": [8.196, 10.07, 8.895, 9.558, 10.13, 8.102, 9.418, 10.0, 8.179, 9.323, 9.989, 7.303, 10.05, 9.669, 8.754, 9.863, 7.247, 8.65, 9.632, 8.83, 7.493, 10.01, 9.185, 9.886, 8.207, 9.115, 6.575, 7.856, 10.15, 7.458], "yaxis": "y"}, {"customdata": [["rew", "45"], ["ison", "45"], ["EU", "45"], ["otted", "45"], ["ette", "45"], ["ulating", "45"], ["kee", "45"], ["ockets", "45"], ["Sessions", "45"], ["gree", "45"], ["Devil", "45"]], "hovertemplate": "cluster=%{customdata[1]}<br>token=%{customdata[0]}<extra></extra>", "legendgroup": "45", "marker": {"color": "#FF6692", "opacity": 0.5, "symbol": "circle"}, "mode": "markers", "name": "45", "showlegend": true, "type": "scattergl", "x": [4.354, 6.828, 6.909, 4.843, 6.545, 4.5, 5.721, 4.098, 6.284, 5.389, 7.997], "xaxis": "x", "y": [9.119, 5.855, 7.457, 9.934, 6.489, 9.816, 6.649, 10.01, 6.727, 8.176, 7.46], "yaxis": "y"}, {"customdata": [["ender", "42"], ["policies", "42"], ["rawn", "42"], ["emed", "42"], ["54", "42"], ["ucker", "42"], ["1981", "42"], ["Oscar", "42"], ["IRS", "42"], ["continent", "42"]], "hovertemplate": "cluster=%{customdata[1]}<br>token=%{customdata[0]}<extra></extra>", "legendgroup": "42", "marker": {"color": "#B6E880", "opacity": 0.5, "symbol": "circle"}, "mode": "markers", "name": "42", "showlegend": true, "type": "scattergl", "x": [7.754, 7.125, 6.227, 4.09, 5.231, 7.359, 6.157, 6.913, 5.557, 7.477], "xaxis": "x", "y": [6.952, 7.689, 8.473, 6.988, 6.598, 7.82, 6.968, 6.136, 8.245, 7.324], "yaxis": "y"}, {"customdata": [["lam", "33"], ["apparently", "33"], ["mates", "33"], ["lawsuit", "33"], ["AI", "33"], ["Cooper", "33"], ["agen", "33"], ["switched", "33"]], "hovertemplate": "cluster=%{customdata[1]}<br>token=%{customdata[0]}<extra></extra>", "legendgroup": "33", "marker": {"color": "#FF97FF", "opacity": 0.5, "symbol": "circle"}, "mode": "markers", "name": "33", "showlegend": true, "type": "scattergl", "x": [4.538, 6.051, 6.633, 5.594, 4.939, 6.866, 7.073, 4.708], "xaxis": "x", "y": [9.043, 7.917, 8.222, 7.987, 7.335, 6.022, 6.06, 9.197], "yaxis": "y"}, {"customdata": [["blowing", "36"]], "hovertemplate": "cluster=%{customdata[1]}<br>token=%{customdata[0]}<extra></extra>", "legendgroup": "36", "marker": {"color": "#FECB52", "opacity": 0.5, "symbol": "circle"}, "mode": "markers", "name": "36", "showlegend": true, "type": "scattergl", "x": [4.395], "xaxis": "x", "y": [9.943], "yaxis": "y"}, {"mode": "text", "showlegend": false, "text": {"elided": "148 str values"}, "textfont": {"size": 8}, "type": "scatter", "x": {"elided": "148 float values"}, "y": {"elided": "148 float values"}}], "layout": {"legend": {"title": {"text": "cluster"}, "tracegroupgap": 0}, "margin": {"b": 0, "l": 0, "r": 0, "t": 30}, "title": {"text": "Vocabulary embeddings — 50 semantic clusters"}, "xaxis": {"anchor": "y", "domain": [0, 1], "title": {"text": "x"}}, "yaxis": {"anchor": "x", "domain": [0, 1], "title": {"text": "y"}}}}
